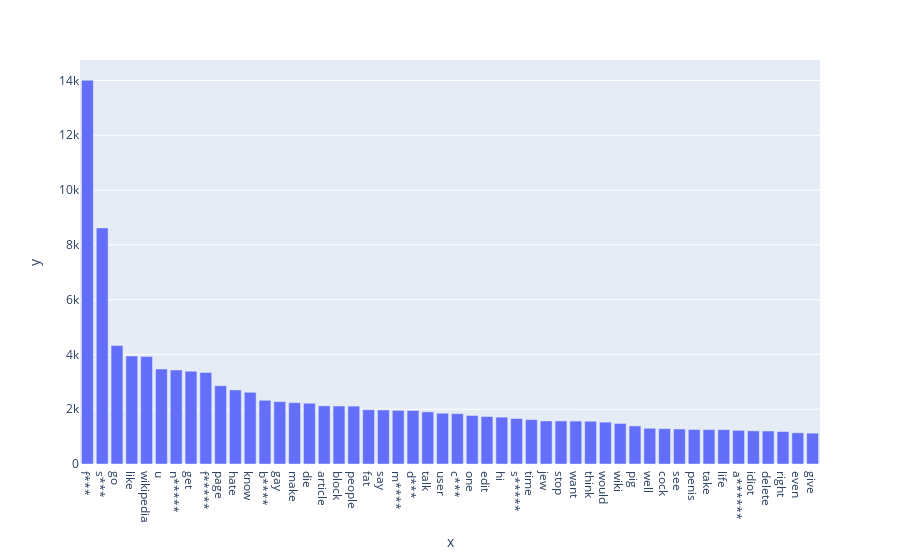

Notebook cell for this chart:
### Markdown cell above
<p style="font-size:18px;"> The bar plot displays the most commonly occurring words along with their frequency of appearance in toxic sentences.
</p>

### Code cell
px.bar(x=[x[0] for x in most_common_words], y=[x[1] for x in most_common_words])

### Figure 1 — Plotly figure (JSON) as saved in the notebook; plotly's stock layout.template omitted (floating-point values rounded to 4 significant figures)
{"data": [{"alignmentgroup": "True", "hovertemplate": "x=%{x}<br>y=%{y}<extra></extra>", "legendgroup": "", "marker": {"color": "#636efa", "pattern": {"shape": ""}}, "name": "", "offsetgroup": "", "orientation": "v", "showlegend": false, "textposition": "auto", "type": "bar", "x": ["f***", "s***", "go", "like", "wikipedia", "u", "n*****", "get", "f*****", "page", "hate", "know", "b****", "gay", "make", "die", "article", "block", "people", "fat", "say", "m****", "d***", "talk", "user", "c***", "one", "edit", "hi", "s*****", "time", "jew", "stop", "want", "think", "would", "wiki", "pig", "well", "cock", "see", "penis", "take", "life", "a******", "idiot", "delete", "right", "even", "give"], "xaxis": "x", "y": [14011, 8619, 4324, 3942, 3922, 3467, 3432, 3388, 3344, 2856, 2704, 2616, 2326, 2277, 2240, 2219, 2123, 2117, 2113, 1982, 1973, 1959, 1952, 1902, 1853, 1837, 1772, 1734, 1711, 1661, 1621, 1572, 1572, 1568, 1561, 1529, 1481, 1389, 1304, 1289, 1278, 1260, 1257, 1255, 1229, 1209, 1204, 1186, 1138, 1126], "yaxis": "y"}], "layout": {"autosize": true, "barmode": "relative", "legend": {"tracegroupgap": 0}, "margin": {"t": 60}, "xaxis": {"anchor": "y", "autorange": true, "domain": [0, 1], "range": [-0.5, 49.5], "title": {"text": "x"}, "type": "category"}, "yaxis": {"anchor": "x", "autorange": true, "domain": [0, 1], "range": [0, 14750.0], "title": {"text": "y"}, "type": "linear"}}}
